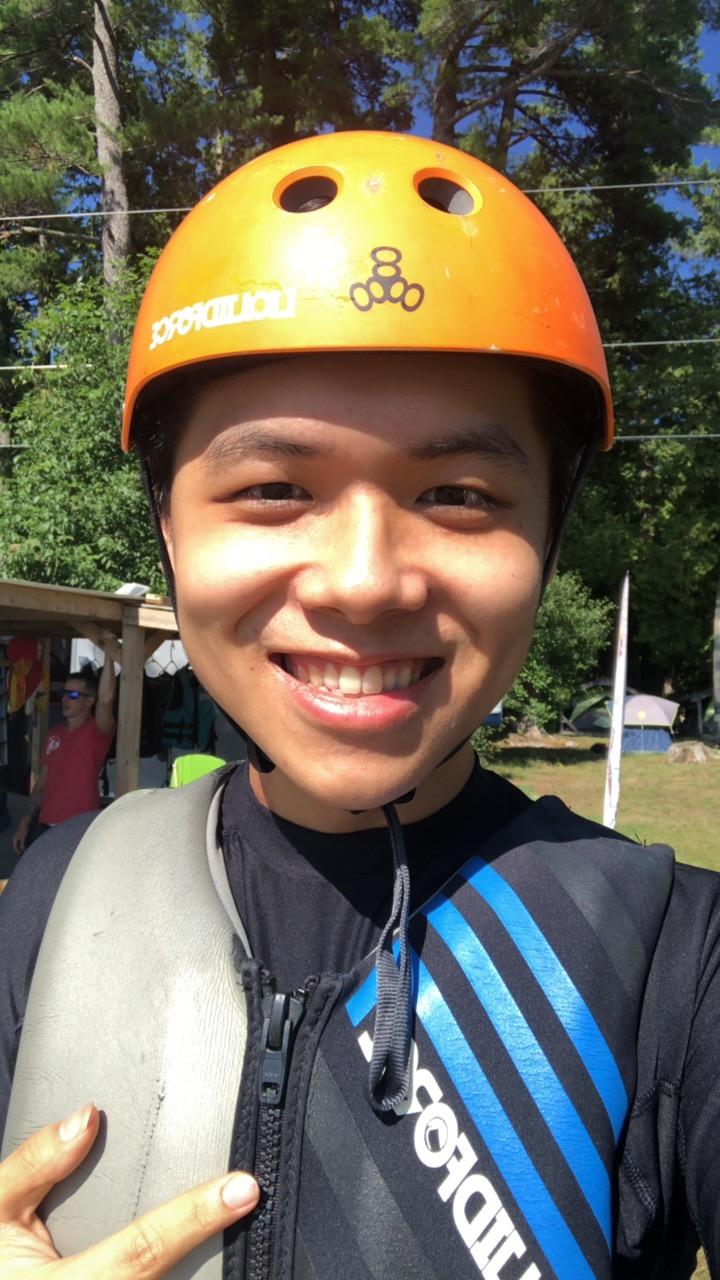
#> input picture res/tiger.jpg, 720 x 1280 px
$ python chapter2.py
#> lines starting #> are read from the running program, lines starting #| are printed output that depends on the picture; after the words box and inside, x2 and y2 are one past the last pixel; in counts of white or black regions, pixels touching at a corner belong together
import cv2
import numpy as np

img = cv2.imread("res/tiger.jpg")
#> img is the input picture: shape (1280, 720, 3); mean B, G, R 90.9, 106.2, 112.6

kernel = np.ones((5, 5), np.uint8)

img_gray = cv2.cvtColor(img, cv2.COLOR_BGR2GRAY)
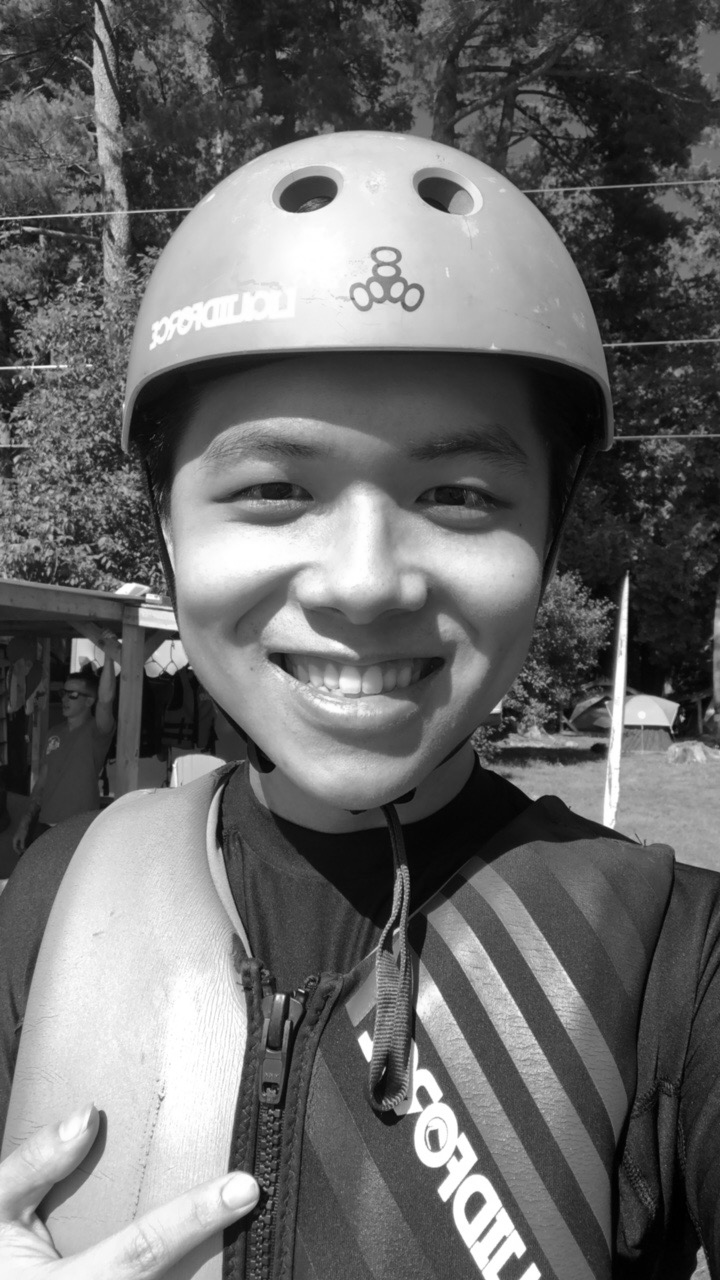
#> img_gray: shape (1280, 720); min 0, max 255, mean 106.4
img_blur = cv2.GaussianBlur(img_gray, (7, 7), 0)
img_canny = cv2.Canny(img, 150, 200)
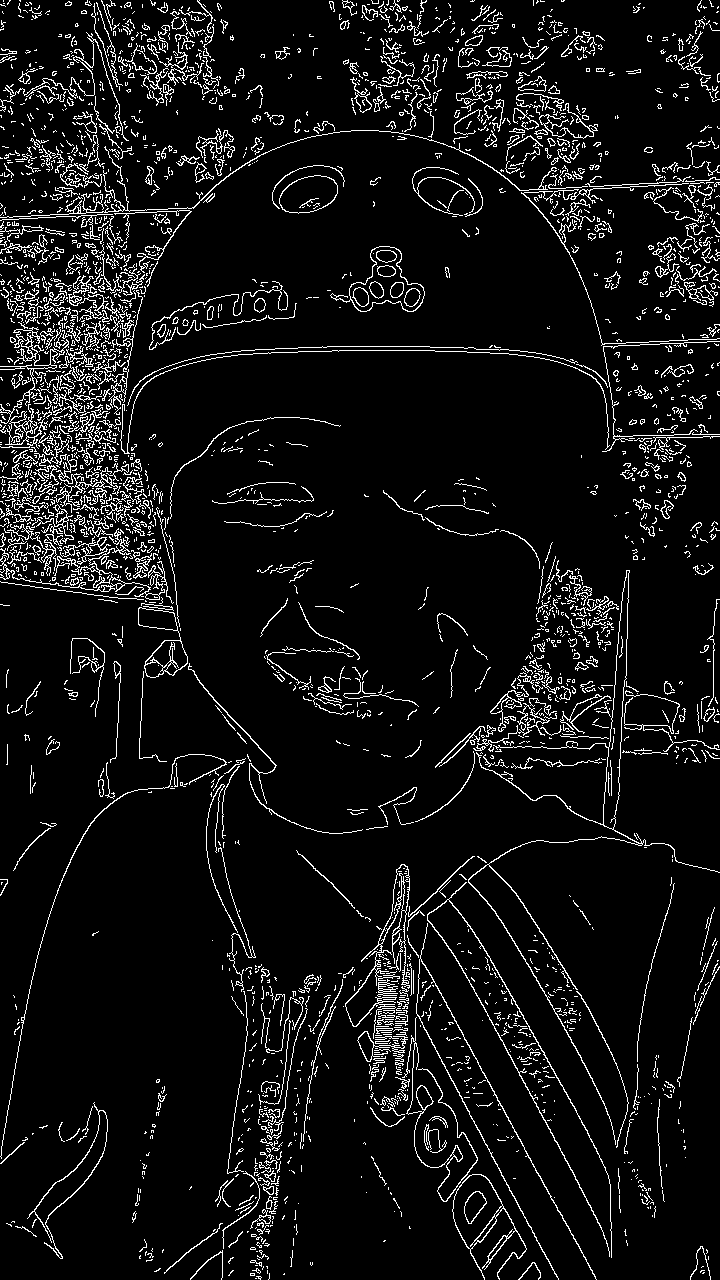
#> img_canny: shape (1280, 720); 7.1% white in thin lines or dots
img_dilation = cv2.dilate(img_canny, kernel, iterations=1)
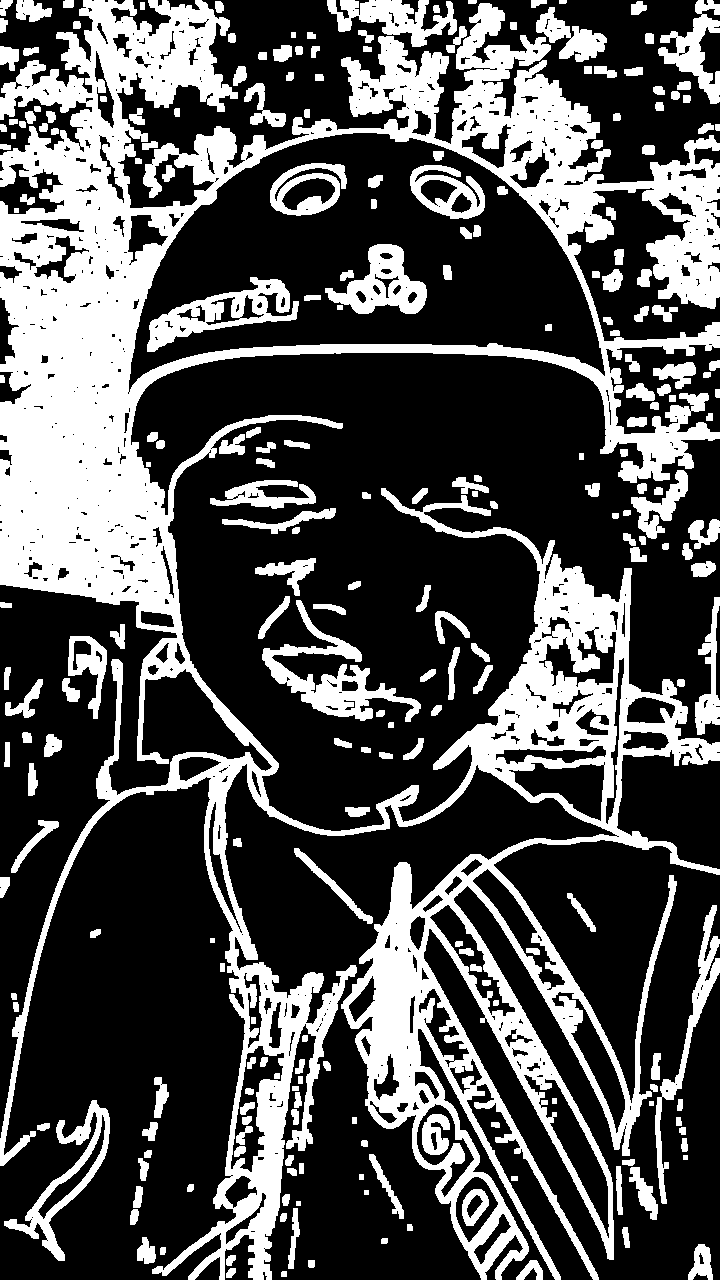
#> img_dilation: shape (1280, 720); 31.4% white; 247 white regions, largest, box (x1, y1, x2, y2) and area: (0, 0, 720, 1280) 223052, (262, 600, 421, 722) 4874, (147, 277, 299, 352) 3968
img_eroded = cv2.erode(img_dilation, kernel, iterations=1)
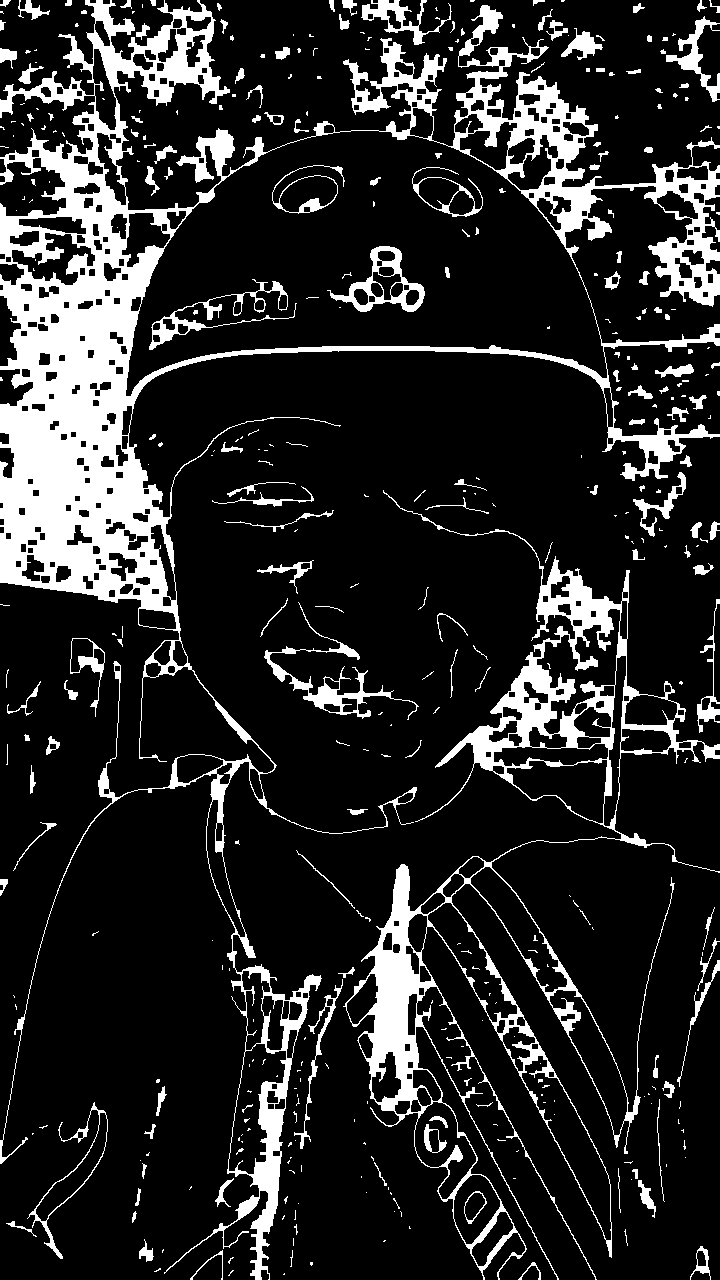
#> img_eroded: shape (1280, 720); 15.9% white; 397 white regions (238 under 20 px), largest, box (x1, y1, x2, y2) and area: (0, 0, 720, 1280) 93159, (343, 490, 720, 1280) 28689, (264, 602, 419, 720) 2050

cv2.imshow("Gray img", img_gray)
cv2.imshow("Blur img", img_blur)
cv2.imshow("Canny img", img_canny)
cv2.imshow("Dilation img", img_dilation)
cv2.imshow("erotion img", img_eroded)


while True:
    if cv2.waitKey(0) & 0xFF == ord("q"):
#> (key q is pressed here)
        break

$ run again, with res/shapes.png saved as res/tiger.jpg
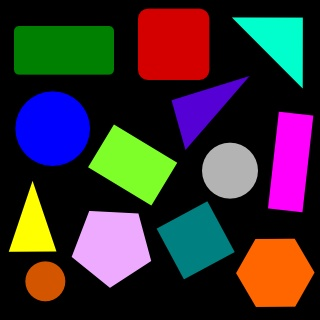
#> input picture res/shapes.png, 320 x 320 px
#> img is the input picture: shape (320, 320, 3); mean B, G, R 49.7, 46.5, 56.3
#> `img_canny = cv2.Canny(img, 150, 200)`:
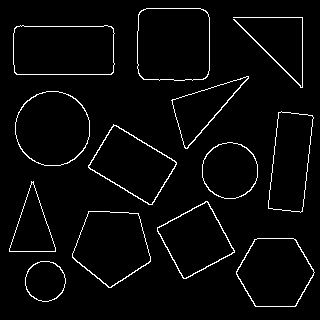
#> img_canny: shape (320, 320); 3.3% white in thin lines or dots, all inside (x1, y1, x2, y2) = (9, 8, 315, 307)
#> img_dilation: shape (320, 320); 17.4% white; 13 white regions, largest, box (x1, y1, x2, y2) and area: (86, 122, 179, 207) 1665, (155, 199, 237, 281) 1529, (70, 209, 153, 290) 1508
#> `img_eroded = cv2.erode(img_dilation, kernel, iterations=1)`:
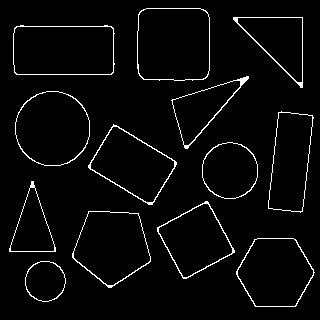
#> img_eroded: shape (320, 320); 3.5% white in thin lines or dots, all inside (x1, y1, x2, y2) = (9, 8, 315, 307)
